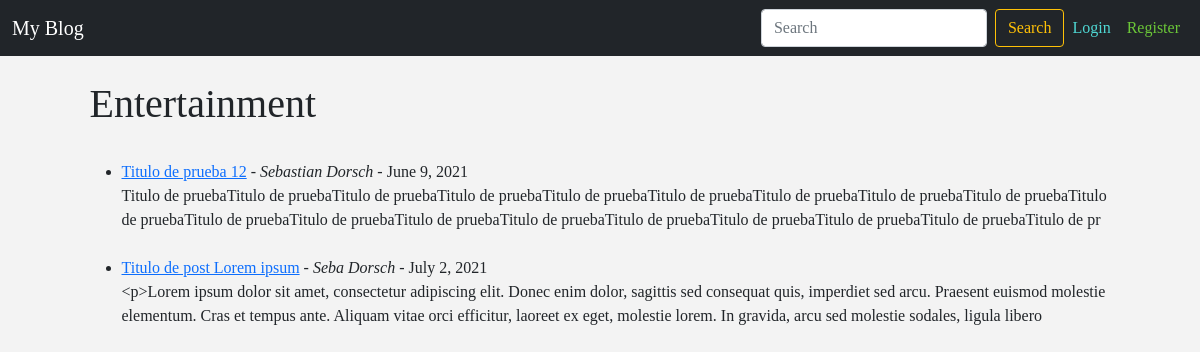
The page /category/entertainment on the database its author committed.
### myblog/models.py (models this page shows, shortened)
class Post(models.Model):
    title = models.CharField(max_length=255)
    header_image = models.ImageField(null=True, blank=True, upload_to="images/")
    title_tag = models.CharField(max_length=255)
    author = models.ForeignKey(User, on_delete=models.CASCADE)
    body = RichTextField(blank=True, null=True)
    post_date = models.DateField(auto_now_add=True)
    post_datetime = models.DateTimeField(auto_now_add=True)
    category = models.CharField(max_length=255, default="uncategorized")
    snippet = models.CharField(max_length=255)
    likes = models.ManyToManyField(User, related_name='blog_posts')
    dislikes = models.ManyToManyField(User, related_name='blog_posts_dislikes')

### myblog/views.py (the view)
# urls.py: path('category/<str:cats>', CategoryView, name="category"),
def CategoryView(request, cats):
    category_posts = Post.objects.filter(category=cats.lower().replace('-', ' '))
    return render(request, 'categories.html', {'cats': cats.title().replace('-', ' '),
                                               'category_posts': category_posts})

### myblog/templates/categories.html (shortened to what this page needs)
{% extends 'base.html' %}
{% block content %}
{% if category_posts %}
    <br>
    <div class="container">
        <div class="row justify-content-center">
            <div class="col-sm-11">
                <h1>
                    {{cats}}
                </h1><br>
                <ul>
                {% for post in category_posts %}
                    <li>
                        <a href="{% url 'article-detail' post.pk %}">{{ post.title }}</a>
                        - <i>{{ post.author.first_name }} {{ post.author.last_name }}</i>
                        - {{ post.post_date }}
                        <br>
                        {{ post.body|slice:":300" }}
                    </li>
                    <br>
                {% endfor %}
                </ul>
            </div>
        </div>
    </div>
{% else %}
    Error: Page does not exist
{% endif %}
{% endblock %}

### rows shown on the page
Post: title "Titulo de prueba 12", author.first_name "Sebastian", author.last_name "Dorsch", post_date "June 9, 2021", body "Titulo de pruebaTitulo de pruebaTitulo de pruebaTitulo de pruebaTitulo de pruebaTitulo de pruebaTitulo de pruebaTitulo de pruebaTitulo de pruebaTitulo de pruebaTitulo de pruebaTitulo de pruebaTitulo de pruebaTitulo de pruebaTitulo de pruebaTitulo de pruebaTitulo de pruebaTitulo de pruebaTitulo de pr"
Post: title "Titulo de post Lorem ipsum", author.first_name "Seba", author.last_name "Dorsch", post_date "July 2, 2021", body "<p>Lorem ipsum dolor sit amet, consectetur adipiscing elit. Donec enim dolor, sagittis sed consequat quis, imperdiet sed arcu. Praesent euismod molestie elementum. Cras et tempus ante. Aliquam vitae orci efficitur, laoreet ex eget, molestie lorem. In gravida, arcu sed molestie sodales, ligula libero"

### other values the page prints
{{ cats }} "Entertainment"
